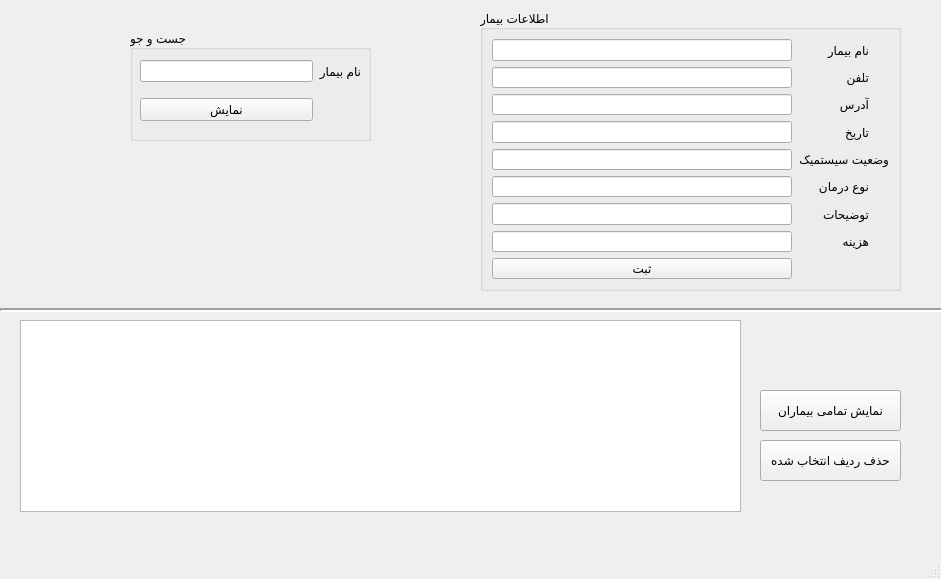
<?xml version="1.0" encoding="UTF-8"?>
<ui version="4.0">
 <class>MainWindow</class>
 <widget class="QMainWindow" name="MainWindow">
  <property name="geometry">
   <rect>
    <x>0</x>
    <y>0</y>
    <width>941</width>
    <height>579</height>
   </rect>
  </property>
  <property name="windowTitle">
   <string>نرم افزار مدیریت بیماران</string>
  </property>
  <widget class="QWidget" name="centralwidget">
   <widget class="QGroupBox" name="groupBox">
    <property name="geometry">
     <rect>
      <x>480</x>
      <y>10</y>
      <width>421</width>
      <height>281</height>
     </rect>
    </property>
    <property name="title">
     <string>اطلاعات بیمار</string>
    </property>
    <layout class="QGridLayout" name="gridLayout">
     <item row="4" column="2" colspan="3">
      <widget class="QLabel" name="label_4">
       <property name="text">
        <string>وضعیت سیستمیک</string>
       </property>
      </widget>
     </item>
     <item row="2" column="3">
      <widget class="QLabel" name="label_3">
       <property name="text">
        <string>آدرس</string>
       </property>
      </widget>
     </item>
     <item row="5" column="1">
      <widget class="QLineEdit" name="lineEdit_Treatment"/>
     </item>
     <item row="0" column="2" colspan="2">
      <widget class="QLabel" name="label">
       <property name="text">
        <string>نام بیمار</string>
       </property>
      </widget>
     </item>
     <item row="2" column="1">
      <widget class="QLineEdit" name="lineEdit_Address"/>
     </item>
     <item row="3" column="3">
      <widget class="QLabel" name="label_5">
       <property name="text">
        <string>تاریخ</string>
       </property>
      </widget>
     </item>
     <item row="6" column="3">
      <widget class="QLabel" name="label_7">
       <property name="text">
        <string>توضیحات</string>
       </property>
      </widget>
     </item>
     <item row="5" column="3">
      <widget class="QLabel" name="label_6">
       <property name="text">
        <string>نوع درمان</string>
       </property>
      </widget>
     </item>
     <item row="3" column="1">
      <widget class="QLineEdit" name="lineEdit_Date"/>
     </item>
     <item row="4" column="1">
      <widget class="QLineEdit" name="lineEdit_Systemic"/>
     </item>
     <item row="6" column="1">
      <widget class="QLineEdit" name="lineEdit_Info"/>
     </item>
     <item row="0" column="1">
      <widget class="QLineEdit" name="lineEdit_Name"/>
     </item>
     <item row="1" column="1">
      <widget class="QLineEdit" name="lineEdit_Phone"/>
     </item>
     <item row="1" column="3">
      <widget class="QLabel" name="label_2">
       <property name="text">
        <string>تلفن</string>
       </property>
      </widget>
     </item>
     <item row="7" column="3">
      <widget class="QLabel" name="label_8">
       <property name="text">
        <string>هزینه</string>
       </property>
      </widget>
     </item>
     <item row="7" column="1">
      <widget class="QLineEdit" name="lineEdit_Pay"/>
     </item>
     <item row="8" column="1">
      <widget class="QPushButton" name="pushButton_AddPatient">
       <property name="text">
        <string>ثبت</string>
       </property>
      </widget>
     </item>
    </layout>
   </widget>
   <widget class="QTableView" name="tableView">
    <property name="geometry">
     <rect>
      <x>20</x>
      <y>320</y>
      <width>721</width>
      <height>192</height>
     </rect>
    </property>
   </widget>
   <widget class="QPushButton" name="pushButton_ShowPAtient">
    <property name="geometry">
     <rect>
      <x>760</x>
      <y>390</y>
      <width>141</width>
      <height>41</height>
     </rect>
    </property>
    <property name="text">
     <string>نمایش تمامی بیماران</string>
    </property>
   </widget>
   <widget class="QPushButton" name="pushButton_DeletePatient">
    <property name="geometry">
     <rect>
      <x>760</x>
      <y>440</y>
      <width>141</width>
      <height>41</height>
     </rect>
    </property>
    <property name="text">
     <string>حذف ردیف انتخاب شده</string>
    </property>
   </widget>
   <widget class="QGroupBox" name="groupBox_2">
    <property name="geometry">
     <rect>
      <x>130</x>
      <y>30</y>
      <width>241</width>
      <height>111</height>
     </rect>
    </property>
    <property name="title">
     <string>جست و جو</string>
    </property>
    <widget class="QWidget" name="">
     <property name="geometry">
      <rect>
       <x>10</x>
       <y>20</y>
       <width>221</width>
       <height>81</height>
      </rect>
     </property>
     <layout class="QGridLayout" name="gridLayout_2">
      <item row="0" column="0">
       <widget class="QLineEdit" name="lineEdit"/>
      </item>
      <item row="0" column="1">
       <widget class="QLabel" name="label_9">
        <property name="text">
         <string>نام بیمار</string>
        </property>
       </widget>
      </item>
      <item row="1" column="0">
       <widget class="QPushButton" name="pushButton">
        <property name="text">
         <string>نمایش</string>
        </property>
       </widget>
      </item>
     </layout>
    </widget>
   </widget>
   <widget class="Line" name="line">
    <property name="geometry">
     <rect>
      <x>0</x>
      <y>300</y>
      <width>951</width>
      <height>20</height>
     </rect>
    </property>
    <property name="lineWidth">
     <number>2</number>
    </property>
    <property name="orientation">
     <enum>Qt::Horizontal</enum>
    </property>
   </widget>
  </widget>
  <widget class="QMenuBar" name="menubar">
   <property name="geometry">
    <rect>
     <x>0</x>
     <y>0</y>
     <width>941</width>
     <height>20</height>
    </rect>
   </property>
  </widget>
  <widget class="QStatusBar" name="statusbar"/>
 </widget>
 <resources/>
 <connections/>
</ui>
